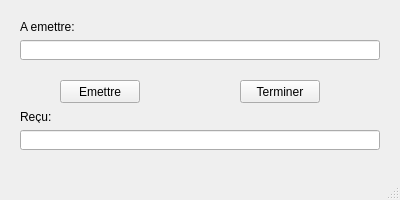
<?xml version="1.0" encoding="UTF-8"?>
<ui version="4.0">
 <class>FenetreClient</class>
 <widget class="QMainWindow" name="FenetreClient">
  <property name="geometry">
   <rect>
    <x>0</x>
    <y>0</y>
    <width>400</width>
    <height>200</height>
   </rect>
  </property>
  <property name="windowTitle">
   <string>Client</string>
  </property>
  <widget class="QWidget" name="centralWidget">
   <widget class="QLabel" name="labelEmettre">
    <property name="geometry">
     <rect>
      <x>20</x>
      <y>20</y>
      <width>100</width>
      <height>13</height>
     </rect>
    </property>
    <property name="text">
     <string>A emettre:</string>
    </property>
   </widget>
   <widget class="QLabel" name="labelRecu">
    <property name="geometry">
     <rect>
      <x>20</x>
      <y>110</y>
      <width>47</width>
      <height>13</height>
     </rect>
    </property>
    <property name="text">
     <string>Reçu:</string>
    </property>
   </widget>
   <widget class="QLineEdit" name="lineMessageEmettre">
    <property name="geometry">
     <rect>
      <x>20</x>
      <y>40</y>
      <width>360</width>
      <height>20</height>
     </rect>
    </property>
   </widget>
   <widget class="QLineEdit" name="lineMessageRecu">
    <property name="geometry">
     <rect>
      <x>20</x>
      <y>130</y>
      <width>360</width>
      <height>20</height>
     </rect>
    </property>
    <property name="readOnly">
     <bool>true</bool>
    </property>
   </widget>
   <widget class="QPushButton" name="ButtonEmettre">
    <property name="geometry">
     <rect>
      <x>60</x>
      <y>80</y>
      <width>80</width>
      <height>23</height>
     </rect>
    </property>
    <property name="text">
     <string>Emettre</string>
    </property>
   </widget>
   <widget class="QPushButton" name="ButtonTerminer">
    <property name="geometry">
     <rect>
      <x>240</x>
      <y>80</y>
      <width>80</width>
      <height>23</height>
     </rect>
    </property>
    <property name="text">
     <string>Terminer</string>
    </property>
   </widget>
  </widget>
  <widget class="QMenuBar" name="menuBar">
   <property name="geometry">
    <rect>
     <x>0</x>
     <y>0</y>
     <width>400</width>
     <height>21</height>
    </rect>
   </property>
  </widget>
  <widget class="QStatusBar" name="statusBar"/>
 </widget>
 <layoutdefault spacing="6" margin="11"/>
 <resources/>
 <connections/>
</ui>
